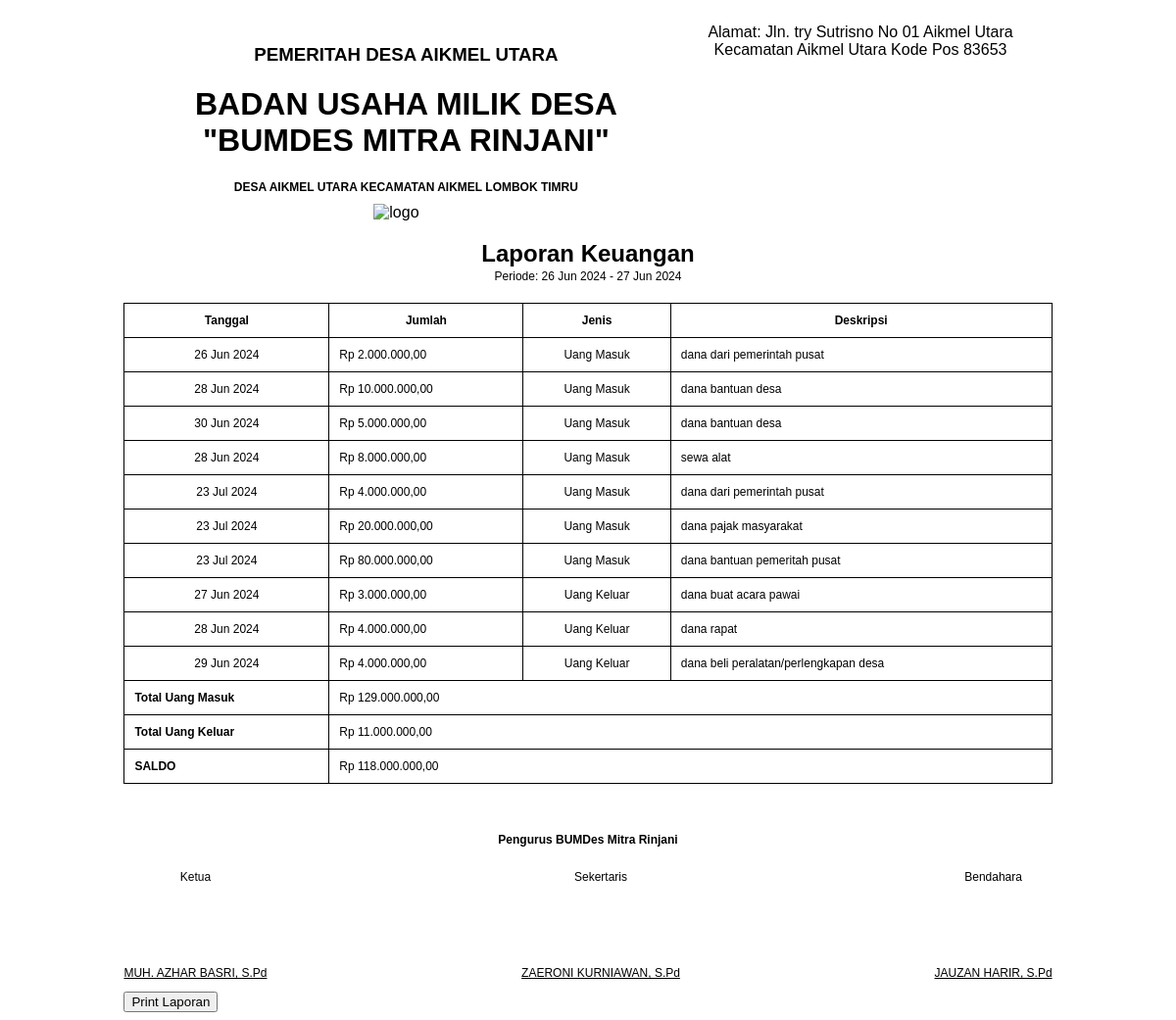
The app's page /laporan/cetak/ (signed in) with its own data.
### bumdes_app/models.py (models this page shows, shortened)
class Transaksi(models.Model):
    JENIS_TRANSAKSI = [
        ('masuk', 'Uang Masuk'),
        ('keluar', 'Uang Keluar'),
    ]
    tanggal = models.DateField()
    jumlah = models.DecimalField(max_digits=10, decimal_places=2)
    jenis = models.CharField(max_length=10, choices=JENIS_TRANSAKSI)
    deskripsi = models.TextField()
    status = models.BooleanField(default=False)

### bumdes_app/views.py (the view)
# urls.py: path('laporan/cetak/', views.cetak_laporan, name='cetak_laporan'),
@login_required
def cetak_laporan(request):
    total_masuk = Transaksi.objects.filter(jenis='masuk').aggregate(total=Sum('jumlah'))['total'] or 0
    total_keluar = Transaksi.objects.filter(jenis='keluar').aggregate(total=Sum('jumlah'))['total'] or 0
    saldo = total_masuk - total_keluar
    transaksi = Transaksi.objects.order_by('-jenis')
    tanggal_list = Transaksi.objects.values_list('tanggal', flat=True).distinct().order_by('tanggal')
    return render(request, 'laporan_cetak.html', {'transaksi': transaksi, 'saldo': saldo, 'total_masuk': total_masuk, 'total_keluar': total_keluar, 'tanggal_list': tanggal_list })

### templates/laporan_cetak.html (shortened to what this page needs)
{% load static %}
<!DOCTYPE html>
<html lang="en">
<head>
</head>
<body>
    <div class="container">
        <div class="kop" style="display: flex; justify-content: space-between; text-align: center;">
            <div class="kop-ket">
                <div class="logo" >
                </div>
                <div class="keterangan" >
                    <h3>PEMERITAH DESA AIKMEL UTARA</h3>
                    <h1>BADAN USAHA MILIK DESA "BUMDES MITRA RINJANI"</h1>
                    <h2 style="font-size: 12px;">DESA AIKMEL UTARA KECAMATAN AIKMEL LOMBOK TIMRU</h2>
                </div>
                <img src="{% static 'img/logos.png' %}" alt="logo" style="width: 75px;">
            </div>
            <p>Alamat: Jln. try Sutrisno No 01 Aikmel Utara Kecamatan Aikmel Utara Kode Pos 83653</p>
        </div>
        <h2>Laporan Keuangan</h2>
        <p style="font-size: 12px; text-align: center; margin-top: -18px; margin-bottom: 20px;">Periode: {{ transaksi.first.tanggal|date:"d M Y" }} - {{ transaksi.last.tanggal|date:"d M Y" }}</p>
        <table>
            <thead>
                <tr>
                    <th>Tanggal</th>
                    <th>Jumlah</th>
                    <th>Jenis</th>
                    <th>Deskripsi</th>
                </tr>
            </thead>
            <tbody>
                {% for trx in transaksi %}
                    <tr>
                        <td>{{ trx.tanggal|date:"d M Y" }}</td>
                        <td class="currency" style="text-align: left;">{{ trx.jumlah }}</td>
                        <td>{{ trx.get_jenis_display }}</td>
                        <td style="text-align: left;">{{ trx.deskripsi }}</td>
                    </tr>
                {% endfor %}
                <tr>
                    <td style="text-align: left; font-weight: bold;">Total Uang Masuk</td>
                    <td colspan="3" class="currency" style="text-align: left;" >{{ total_masuk }}</td>
                </tr>
                <tr>
                    <td style="text-align: left; font-weight: bold;">Total Uang Keluar</td>
                    <td colspan="3" class="currency" style="text-align: left;">{{ total_keluar }}</td>
                </tr>
                <tr>
                    <td style="text-align: left; font-weight: bold;">SALDO</td>
                    <td colspan="3" class="currency" style="text-align: left;">{{ saldo }}</td>
                </tr>
            </tbody>
        </table>
        <p style="text-align: center; font-size: 12px; font-weight: 600; margin-top: 50px;">Pengurus BUMDes Mitra Rinjani</p>
        <div class="ttd" style="display: flex; align-items: center; justify-content: space-between; gap: 20px; text-align: center;">
            <div class="ket" style="display: flex; flex-direction: column; gap: 60px; font-size: 12px;">
                <p>Ketua</p>
                <p style="text-decoration: underline;">MUH. AZHAR BASRI, S.Pd</p>
            </div>
            <div class="ket" style="display: flex; flex-direction: column; gap: 60px; font-size: 12px;">
                <p>Sekertaris</p>
                <p style="text-decoration: underline;">ZAERONI KURNIAWAN, S.Pd</p>
            </div>
            <div class="ket" style="display: flex; flex-direction: column; gap: 60px; font-size: 12px;">
                <p>Bendahara</p>
                <p style="text-decoration: underline;">JAUZAN HARIR, S.Pd</p>
            </div>
        </div>
        <div class="no-print">
            <button onclick="window.print()">Print Laporan</button>
        </div>
    </div>
</body>
</html>

### templates/laporan_cetak.html (style rules this page uses)
body { font-family: Arial, sans-serif; }
.container { width: 80%; margin: auto; }
h1, h2, h3 { text-align: center; }
table { width: 100%; border-collapse: collapse; margin: 20px 0; font-size: 12px; }
table, th, td { border: 1px solid black; }
th, td { padding: 10px; text-align: center; }
.keterangan { padding: 0 10px; width: 100%; }

### records on screen
Transaksi: tanggal "26 Jun 2024", jenis "Uang Masuk", deskripsi "dana dari pemerintah pusat"
Transaksi: tanggal "27 Jun 2024", jenis "Uang Keluar", deskripsi "dana buat acara pawai"
Transaksi: tanggal "28 Jun 2024", jenis "Uang Masuk", deskripsi "dana bantuan desa"
Transaksi: tanggal "30 Jun 2024", jenis "Uang Masuk", deskripsi "dana bantuan desa"
Transaksi: tanggal "28 Jun 2024", jenis "Uang Masuk", deskripsi "sewa alat"
Transaksi: tanggal "23 Jul 2024", jenis "Uang Masuk", deskripsi "dana dari pemerintah pusat"
Transaksi: tanggal "23 Jul 2024", jenis "Uang Masuk", deskripsi "dana pajak masyarakat"
Transaksi: tanggal "23 Jul 2024", jenis "Uang Masuk", deskripsi "dana bantuan pemeritah pusat"
Transaksi: tanggal "28 Jun 2024", jenis "Uang Keluar", deskripsi "dana rapat"
Transaksi: tanggal "29 Jun 2024", jenis "Uang Keluar", deskripsi "dana beli peralatan/perlengkapan desa"
